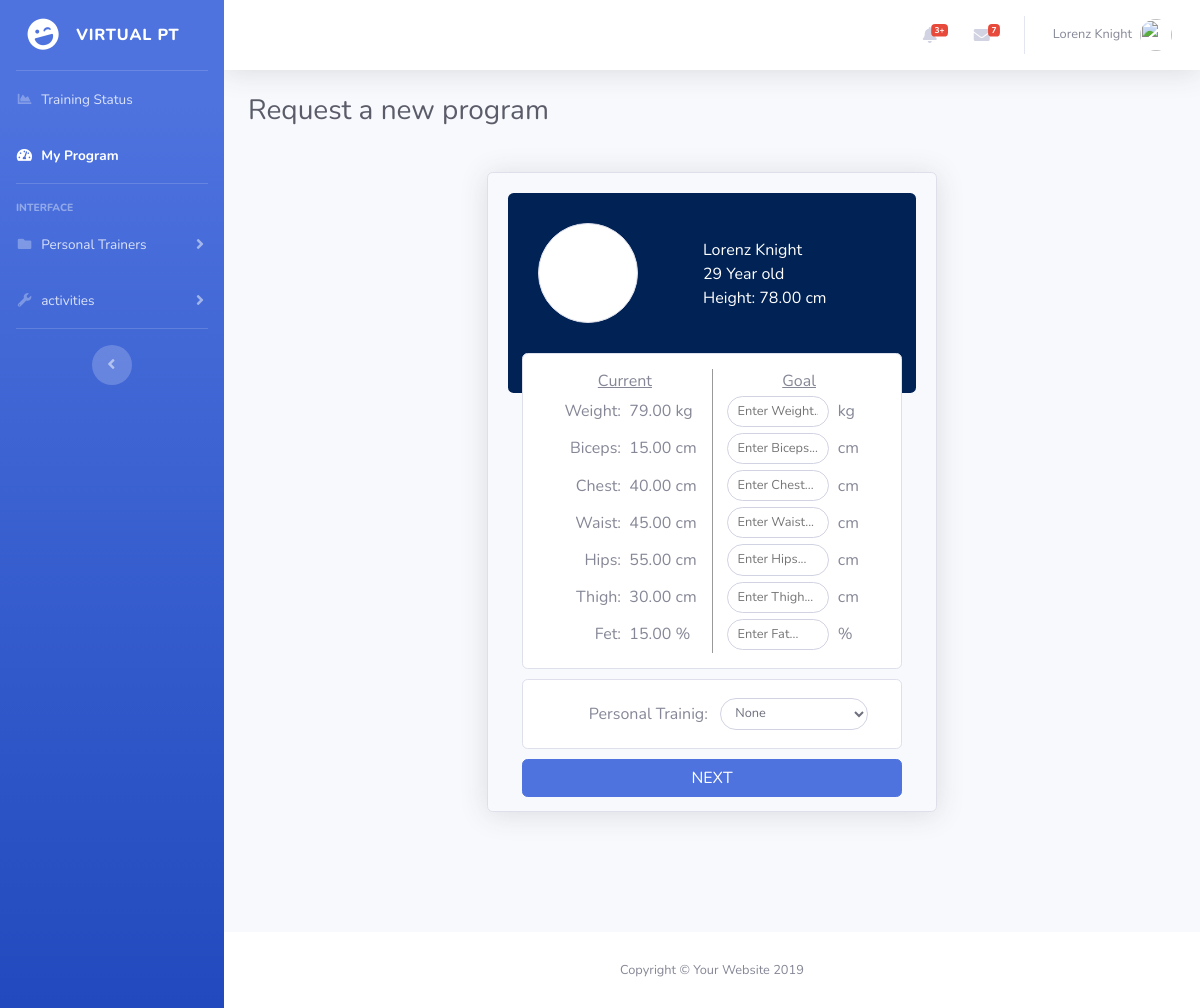
The page /program_add.php (signed in) on the database its author committed.
### tables this page shows
CREATE TABLE `users` (
  `id_user` int(11) NOT NULL,
  `email` varchar(255) DEFAULT NULL,
  `password` varchar(50) DEFAULT NULL,
  `status` int(11) DEFAULT NULL,
  `name` varchar(15) DEFAULT NULL,
  `surname` varchar(15) DEFAULT NULL,
  `profilephoto` varchar(255) DEFAULT NULL,
  `year` int(11) DEFAULT NULL,
  `month` varchar(255) DEFAULT NULL,
  `day` int(11) DEFAULT NULL,
  `country` varchar(255) DEFAULT NULL,
  `city` varchar(255) DEFAULT NULL,
  `rank` int(11) DEFAULT NULL,
  `pt_type` int(11) DEFAULT NULL,
  `pt_experience` int(11) DEFAULT NULL
);

CREATE TABLE `usr_current_status` (
  `id_current_status` int(11) NOT NULL,
  `id_user` int(11) DEFAULT NULL,
  `usr_weight` double(8,2) DEFAULT NULL,
  `usr_height` double(8,2) DEFAULT NULL,
  `usr_biceps` double(8,2) DEFAULT NULL,
  `usr_chest` double(8,2) DEFAULT NULL,
  `usr_waist` double(8,2) DEFAULT NULL,
  `usr_hips` double(8,2) DEFAULT NULL,
  `usr_thigh` double(8,2) DEFAULT NULL,
  `usr_fat` double(8,2) DEFAULT NULL
);

### inc/funciones.php (called while the page is built, shortened)
<?php
if (!function_exists("GetSQLValueString")) {
function GetSQLValueString($theValue, $theType, $theDefinedValue = "", $theNotDefinedValue = "")
{
  global $con;
  $theValue = function_exists("mysqli_real_escape_string") ? mysqli_real_escape_string($con, $theValue) : mysqli_escape_string($con,$theValue);
  switch ($theType) {
    case "long":
    case "int":
      $theValue = ($theValue != "") ? intval($theValue) : "NULL";
      break;
  }
  return $theValue;
}
}
function ObtenerNombreUsuario($nombre)
{
	global $con;
	$query_ConsultaFuncion = sprintf("SELECT name FROM users WHERE id_user = %s ",
		 GetSQLValueString($nombre, "int"));
	$ConsultaFuncion = mysqli_query($con,  $query_ConsultaFuncion) or die(mysqli_error($con));
	$row_ConsultaFuncion = mysqli_fetch_assoc($ConsultaFuncion);
	return $row_ConsultaFuncion["name"];
}
function ObtenerApellidoUsuario($apellido)
{
	global $con;
	$query_ConsultaFuncion = sprintf("SELECT surname FROM users WHERE id_user = %s ",
		 GetSQLValueString($apellido, "int"));
	$ConsultaFuncion = mysqli_query($con,  $query_ConsultaFuncion) or die(mysqli_error($con));
	$row_ConsultaFuncion = mysqli_fetch_assoc($ConsultaFuncion);
	return $row_ConsultaFuncion["surname"];
}
	?>

### program_add.php (the view, shortened to what this page needs)
<?php require_once('connections/conexion.php');?>
<?php
$query_DatosConsulta = sprintf("SELECT * FROM users WHERE id_user=%s", GetSQLValueString($_SESSION['vpt_UserId'], "int"));
$DatosConsulta = mysqli_query($con, $query_DatosConsulta) or die(mysqli_error($con));
$row_DatosConsulta = mysqli_fetch_assoc($DatosConsulta);
?>
<?php
$query_DatosCurrent = sprintf("SELECT * FROM usr_current_status WHERE id_user=%s", GetSQLValueString($_SESSION['vpt_UserId'], "int"));
$DatosCurrent = mysqli_query($con, $query_DatosCurrent) or die(mysqli_error($con));
$row_DatosCurrent = mysqli_fetch_assoc($DatosCurrent);
?>
<!DOCTYPE html>
<html lang="en">
<head>
  <?php include("inc/header.php"); ?>
</head>
<body id="page-top">
  <div id="wrapper">
    <?php include("inc/menu.php"); ?>
    <div id="content-wrapper" class="d-flex flex-column">
      <div id="content">
        <?php include("inc/topbar.php"); ?>
        <div class="container-fluid">
        <div class="d-sm-flex align-items-center justify-content-between mb-4">
            <h1 class="h3 mb-0 text-gray-800">Request a new program </h1>
          </div>
          <?php
            $yearold = date("Y") - $row_DatosConsulta['year'];
          ?>
          <div class="row">
            <div class="prog_forms_2" style="height: 640px;">
              <div class="prog_forms_cab">
                <div class="profil_cilcle">
                </div>
                <div class="priv_info">
                  <?php echo $row_DatosConsulta['name']; ?> <?php echo $row_DatosConsulta['surname']; ?>
                  <br><?php echo $yearold; ?> Year old
                  <br>Height: <?php echo $row_DatosCurrent['usr_height']; ?> cm
                </div>
              </div>
              <div class="prog_forms_parts_2" style="margin-top: -40px;">
              <form class="user" action="program_add.php" method="post" name="formrequest" id="formrequest">
                <table width="100%" border="0" cellspacing="0" cellpadding="0">
                  <tbody>
                    <tr>
                      <td style="text-decoration: underline;" width="50%" colspan="2" valign="middle" align="center">Current</td>
                      <td style="text-decoration: underline; border-left: 1px solid #999;" width="50%" colspan="2" valign="middle" align="center">Goal</td>
                    </tr>
                    <tr>
                      <td width="25%" valign="middle" align="right">Weight:&nbsp;</td>
                      <td width="25%" valign="middle" align="left">&nbsp;<?php echo $row_DatosCurrent['usr_weight']; ?> kg</td>
                      <td style="border-left: 1px solid #999;" width="35%" valign="middle" align="right"><input class="text_add" name="usr_weight_goal" id="usr_weight_goal" placeholder="Enter Weight...">&nbsp;</td>
                      <td width="15%" valign="middle" align="left">&nbsp;kg</td>
                    </tr>
                    <tr>
                      <td width="25%" valign="middle" align="right">Biceps:&nbsp;</td>
                      <td width="25%" valign="middle" align="left">&nbsp;<?php echo $row_DatosCurrent['usr_biceps']; ?> cm</td>
                      <td style="border-left: 1px solid #999;" width="35%" valign="middle" align="right"><input class="text_add" name="usr_biceps_goal" id="usr_biceps_goal" placeholder="Enter Biceps...">&nbsp;</td>
                      <td width="15%" valign="middle" align="left">&nbsp;cm</td>
                    </tr>
                    <tr>
                      <td width="25%" valign="middle" align="right">Chest:&nbsp;</td>
                      <td width="25%" valign="middle" align="left">&nbsp;<?php echo $row_DatosCurrent['usr_chest']; ?> cm</td>
                      <td style="border-left: 1px solid #999;" width="35%" valign="middle" align="right"><input class="text_add" name="usr_chest_goal" id="usr_chest_goal" placeholder="Enter Chest...">&nbsp;</td>
                      <td width="15%" valign="middle" align="left">&nbsp;cm</td>
                    </tr>
                    <tr>
                      <td width="25%" valign="middle" align="right">Waist:&nbsp;</td>
                      <td width="25%" valign="middle" align="left">&nbsp;<?php echo $row_DatosCurrent['usr_waist']; ?> cm</td>
                      <td style="border-left: 1px solid #999;" width="35%" valign="middle" align="right"><input class="text_add" name="usr_waist_goal" id="usr_waist_goal" placeholder="Enter Waist...">&nbsp;</td>
                      <td width="15%" valign="middle" align="left">&nbsp;cm</td>
                    </tr>
                    <tr>
                      <td width="25%" valign="middle" align="right">Hips:&nbsp;</td>
                      <td width="25%" valign="middle" align="left">&nbsp;<?php echo $row_DatosCurrent['usr_hips']; ?> cm</td>
                      <td style="border-left: 1px solid #999;" width="35%" valign="middle" align="right"><input class="text_add" name="usr_hips_goal" id="usr_hips_goal" placeholder="Enter Hips...">&nbsp;</td>
                      <td width="15%" valign="middle" align="left">&nbsp;cm</td>
                    </tr>
                    <tr>
                      <td width="25%" valign="middle" align="right">Thigh:&nbsp;</td>
                      <td width="25%" valign="middle" align="left">&nbsp;<?php echo $row_DatosCurrent['usr_thigh']; ?> cm</td>
                      <td style="border-left: 1px solid #999;" width="35%" valign="middle" align="right"><input class="text_add" name="usr_thigh_goal" id="usr_thigh_goal" placeholder="Enter Thigh...">&nbsp;</td>
                      <td width="15%" valign="middle" align="left">&nbsp;cm</td>
                    </tr>
                    <tr>
                      <td width="25%" valign="middle" align="right">Fet:&nbsp;</td>
                      <td width="25%" valign="middle" align="left">&nbsp;<?php echo $row_DatosCurrent['usr_fat']; ?> %</td>
                      <td style="border-left: 1px solid #999;" width="35%" valign="middle" align="right"><input class="text_add" name="usr_fat_goal" id="usr_fat_goal" placeholder="Enter Fat...">&nbsp;</td>
                      <td width="15%" valign="middle" align="left">&nbsp;%</td>
                    </tr>
                  </tbody>
                </table>
              </div>
              <div class="prog_forms_parts_2">
                <table width="100%" border="0" cellspacing="0" cellpadding="0">
                    <tbody>
                      <tr>
                        <td width="50%" valign="middle" align="right">Personal Trainig:&nbsp;</td>
                        <td width="50%" valign="middle" align="left">&nbsp;
                          <select class="text_add" name="id_pt" id="id_pt">
                            <option value="0">None</option>
                          </select>
                        </td>
                      </tr>
                    </tbody>
                </table>
              </div>
              <div style="width: 93%; margin: 0 auto;">
                <input type="submit" class="btn btn-primary btn-user btn-block" value="NEXT" />
              </div>
            </div>
          </div>
      </div>
      <footer class="sticky-footer bg-white">
        <div class="container my-auto">
          <div class="copyright text-center my-auto">
            <span>Copyright &copy; Your Website 2019</span>
          </div>
        </div>
      </footer>
    </div>
  </div>
</body>
</html>

### inc/topbar.php (shortened to what this page needs)
<nav class="navbar navbar-expand navbar-light bg-white topbar mb-4 static-top shadow">
<ul class="navbar-nav ml-auto">
  <li class="nav-item dropdown no-arrow mx-1">
    <a class="nav-link dropdown-toggle" href="#" id="alertsDropdown" role="button" data-toggle="dropdown" aria-haspopup="true" aria-expanded="false">
      <i class="fas fa-bell fa-fw"></i>
      <span class="badge badge-danger badge-counter">3+</span>
    </a>
  </li>
  <li class="nav-item dropdown no-arrow mx-1">
    <a class="nav-link dropdown-toggle" href="#" id="messagesDropdown" role="button" data-toggle="dropdown" aria-haspopup="true" aria-expanded="false">
      <i class="fas fa-envelope fa-fw"></i>
      <span class="badge badge-danger badge-counter">7</span>
    </a>
  </li>
  <li class="nav-item dropdown no-arrow">
    <a class="nav-link dropdown-toggle" href="#" id="userDropdown" role="button" data-toggle="dropdown" aria-haspopup="true" aria-expanded="false">
      <span class="mr-2 d-none d-lg-inline text-gray-600 small">
      <?php
            if ((isset($_SESSION['MM_Username'])) && ($_SESSION['MM_Username'] != ""))
            {
                echo ObtenerNombreUsuario($_SESSION['vpt_UserId']);
                echo " ". ObtenerApellidoUsuario($_SESSION['vpt_UserId']);
            }
            else
            { ?>
                No funciona...
            <?php } ?>
      </span>
      <img class="img-profile rounded-circle" src="https://source.unsplash.com/QAB-WJcbgJk/60x60">
    </a>
  </li>
</ul>
</nav>

### css/style.css (style rules this page uses)
body { margin: 0; padding: 0; font-family: 'Lucida Sans', 'Lucida Sans Regular', 'Lucida Grande', 'Lucida Sans Unicode', Geneva, Verdana, sans-serif; font-weight: 100; background-color: #002254; }
.prog_forms_2 { width: 450px; border: 1px solid #dddfeb; margin: 20px auto 120px; padding: 20px; border-radius: 0.35rem; box-shadow: 0 .15rem 1.75rem 0 rgba(58,59,69,.15)!important; }
.prog_forms_cab { width: 100%; height: 200px; background-color: #002254; border-radius: 0.35rem; padding: 10px 0; }
.profil_cilcle { width: 100px; height: 100px; background-color: #FFF; border: 1px solid #dddfeb; border-radius: 50px; margin: 20px 30px; float: left; }
.priv_info { width: 200px; height: 100px; margin: 20px; padding: 15px; float: left; color: #FFF; }
.prog_forms_parts_2 { width: 93%; overflow: auto; background-color: #FFF; border: 1px solid #dddfeb; border-radius: 0.35rem; padding: 15px; margin: 0px auto 10px; }
.text_add { border: 1px solid #dddfeb; font-size: .8rem; border-radius: 10rem; border: 1px solid #d1d3e2; color: #6e707e; background-color: #fff; font-weight: 400; padding: 5px 10px; margin: 3px auto; width: 85%; text-decoration: }

### rows shown on the page
users: name "Lorenz", surname "Knight"
usr_current_status: usr_height "78.00", usr_weight "79.00", usr_biceps "15.00", usr_chest "40.00", usr_waist "45.00", usr_hips "55.00", usr_thigh "30.00", usr_fat "15.00"
